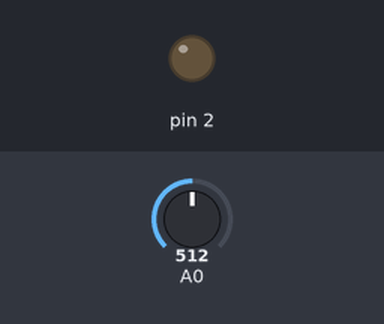
This sketch was run on a simulated Arduino Uno, built with avr-gcc and run on an emulated ATmega328P. Parts: output pins drawn as LEDs (lit = HIGH). The inputs (shaded band) are chosen by the test bench; at power-on: A0 = 512. What the sketch prints to the serial monitor is not drawn.

Above: at 0.1 s.
At 1.1 s:
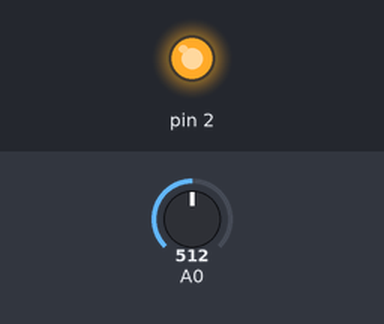
Timing chart, 0 to 2.6 s (numbered marks = the images above):
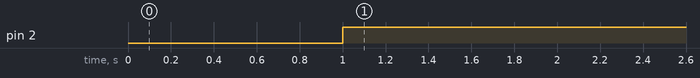

The sketch:

sensor.ino
```cpp
void setup()
{
 pinMode(A0,INPUT);
 pinMode(2,OUTPUT);
 digitalWrite(2,LOW);
 Serial.begin(9600);
 }

void loop()
{
 int sens_val=analogRead(A0);
Serial.println(analogRead(A0));
delay(1000);
if(sens_val>165)
{
digitalWrite(2,HIGH);
delay(1000);
}

else
digitalWrite(2,LOW);

}
```

Measured:
- by itself, pin 2: LOW → HIGH at 1.0 s
